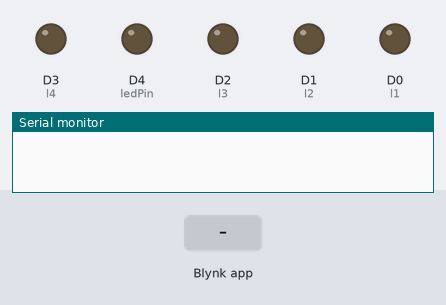
Simulated run of this sketch. Board: ESP8266 (NodeMCU). Parts: output pins drawn as LEDs (lit = HIGH), the last lines printed to the serial monitor. Inputs (shaded band) come from the test bench. WiFi joins after 1.5 s; servers stay silent unless stated.

Above: at 3.0 s.
3.1 s: Blynk app writes 1 to V1
At 4.3 s:
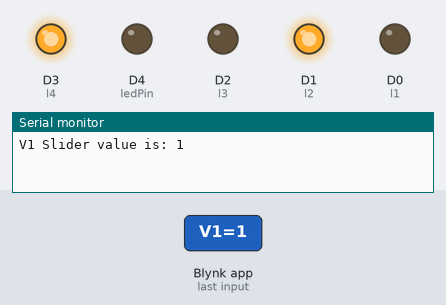
4.6 s: Blynk app writes 1 to V2
At 5.5 s:
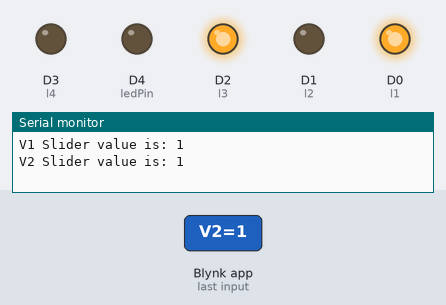
6.1 s: Blynk app writes 1 to V3
At 6.7 s:
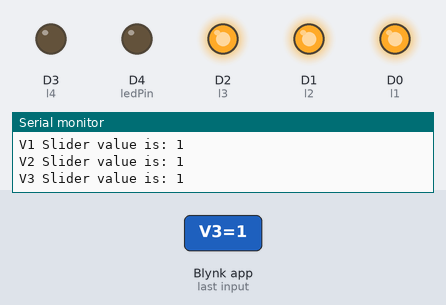
7.6 s: Blynk app writes 1 to V4
At 7.9 s:
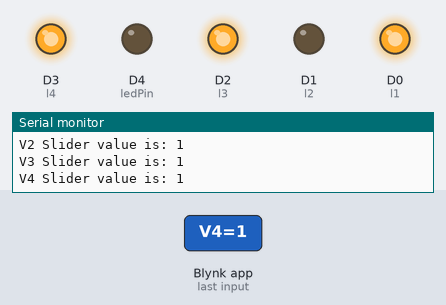
9.1 s: Blynk app writes 1 to V5
At 10.2 s:
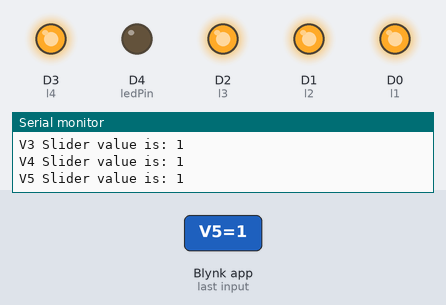
Timing chart, 0 to 11.6 s (numbered marks = the images above; inputs shaded):
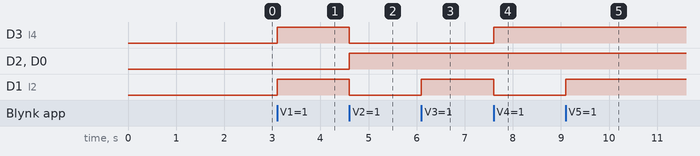

The sketch:

master_final.ino
```cpp
#define BLYNK_PRINT Serial
#include <ESP8266WiFi.h>
#include <BlynkSimpleEsp8266.h>

#include <SPI.h>

#define l1 D0
#define l2 D1
#define l3 D2
#define l4 D3

char auth[] = "ULbUhXP9jViMQ-4uO-UUey6iGexd5G2q"; //auth token of blynk

byte ledPin = 2;
char ssid[] = "Next Tech Lab";
char pass[] = "78959248";
WiFiServer server(80);    //port

IPAddress ip(192, 168, 0, 100);  //ip address of master and slave should be same
IPAddress gateway(192,168,0,1);  //gateway should be same
IPAddress subnet(255,255,255,0);  //subnet should be same
BLYNK_WRITE(V1)
{
  int pinValue = param.asInt(); // assigning incoming value from pin V1 to a variable
  Serial.print("V1 Slider value is: ");
  Serial.println(pinValue);

  if (pinValue == 1){
  digitalWrite(l1,LOW);
  digitalWrite(l2,HIGH);
  digitalWrite(l3,LOW);
  digitalWrite(l4,HIGH);
   WiFiClient client = server.available();
  if (client) {
    if (client.connected()) {
      digitalWrite(ledPin, LOW);
      Serial.println(".");

      client.flush();
      client.println("FORWARD\r"); // sends the answer to the client
      digitalWrite(ledPin, HIGH);
    }
    client.stop();                // tarminates the connection with the client
  }
  }
}

BLYNK_WRITE(V2)
{
  int pinValue = param.asInt(); // assigning incoming value from pin V2 to a variable
  Serial.print("V2 Slider value is: ");
  Serial.println(pinValue);

  if (pinValue == 1){
  digitalWrite(l1,HIGH);
  digitalWrite(l2,LOW);
  digitalWrite(l3,HIGH);
  digitalWrite(l4,LOW);
   WiFiClient client = server.available();
  if (client) {
    if (client.connected()) {
      digitalWrite(ledPin, LOW);
      Serial.println(".");
      client.flush();
      client.println("BACKWARD\r"); // sends the answer to the client
      digitalWrite(ledPin, HIGH);
    }
    client.stop();
  }
  }
}

BLYNK_WRITE(V3)
{
  int pinValue = param.asInt(); // assigning incoming value from pin V3 to a variable
  Serial.print("V3 Slider value is: ");
  Serial.println(pinValue);

  if (pinValue == 1){
  digitalWrite(l1,HIGH);
  digitalWrite(l2,HIGH);
  digitalWrite(l3,HIGH);
  digitalWrite(l4,LOW);
   WiFiClient client = server.available();
  if (client) {
    if (client.connected()) {
      digitalWrite(ledPin, LOW);
      Serial.println(".");
      client.flush();
      client.println("LEFT\r"); // sends the answer to the client
      digitalWrite(ledPin, HIGH);
    }
    client.stop();
  }
  }
}

BLYNK_WRITE(V4)
{
  int pinValue = param.asInt(); // assigning incoming value from pin V4 to a variable

  Serial.print("V4 Slider value is: ");
  Serial.println(pinValue);
  if (pinValue == 1){
  digitalWrite(l1,HIGH);
  digitalWrite(l2,LOW);
  digitalWrite(l3,HIGH);
  digitalWrite(l4,HIGH);
   WiFiClient client = server.available();
  if (client) {
    if (client.connected()) {
      digitalWrite(ledPin, LOW);
      Serial.println(".");
      client.flush();
      client.println("RIGHT\r"); // sends the answer to the client
      digitalWrite(ledPin, HIGH);
    }
    client.stop();
  }
  }
}

BLYNK_WRITE(V5)
{
  int pinValue = param.asInt(); // assigning incoming value from pin V5 to a variable
  Serial.print("V5 Slider value is: ");
  Serial.println(pinValue);

  if (pinValue == 1){
  digitalWrite(l1,HIGH);
  digitalWrite(l2,HIGH);
  digitalWrite(l3,HIGH);
  digitalWrite(l4,HIGH);
   WiFiClient client = server.available();
  if (client) {
    if (client.connected()) {
      digitalWrite(ledPin, LOW);
      Serial.println(".");
      client.flush();
      client.println("STOP\r"); // sends the answer to the client
      digitalWrite(ledPin, HIGH);
    }
    client.stop();
  }
  }
}

void setup()
{
  pinMode(l1, OUTPUT);
  pinMode(l2, OUTPUT);
  pinMode(l3, OUTPUT);
  pinMode(l4, OUTPUT);
  Serial.begin(115200);

  Blynk.begin(auth, ssid, pass);
  WiFi.config(ip, gateway, subnet);
  WiFi.begin(ssid, pass);
  while (WiFi.status() != WL_CONNECTED) {
    Serial.print(".");
    delay(500);
    }
  server.begin();
  pinMode(ledPin, OUTPUT);
}

void loop()
{
  Blynk.run();
  BLYNK_WRITE(V1);
  BLYNK_WRITE(V2);
  BLYNK_WRITE(V3);
  BLYNK_WRITE(V4);
  BLYNK_WRITE(V5);
}
```

Measured:
- after the input at 3.1 s, D3 (l4), D1 (l2): LOW → HIGH at once
- after the input at 4.6 s, D3 (l4), D1 (l2): HIGH → LOW at once; D2 (l3), D0 (l1): LOW → HIGH at once
- after the input at 6.1 s, D1 (l2): LOW → HIGH at once
- after the input at 7.6 s, D3 (l4): LOW → HIGH at once; D1 (l2): HIGH → LOW at once
- after the input at 9.1 s, D1 (l2): LOW → HIGH at once
